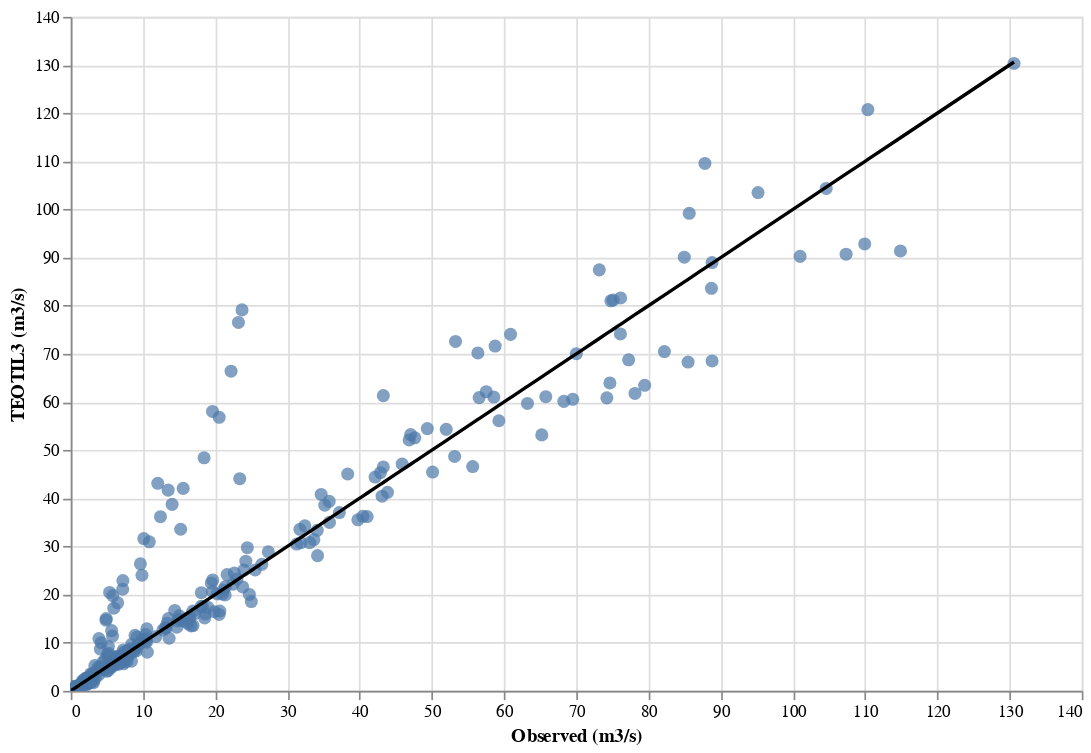

Notebook source saved alongside this figure:
### Markdown cell above
### 4.2. Plot modelled versus observed

Mouse-hover on points on the plot below to see station details.

### Code cell
def create_chart(comp_df, log_scale=False):
    scatter = (
        alt.Chart(comp_df)
        .mark_circle(size=60)
        .encode(
            x=alt.X(
                "obs_q_m3ps",
                title="Observed (m3/s)",
                scale=alt.Scale(type="log" if log_scale else "linear"),
            ),
            y=alt.Y(
                "accum_q_m3/s",
                title="TEOTIL3 (m3/s)",
                scale=alt.Scale(type="log" if log_scale else "linear"),
            ),
            tooltip=["station_id", "station_name", "regine", "year"],
        )
        .properties(width=600, height=400)
    )

    line = (
        alt.Chart(comp_df)
        .mark_line(color="black")
        .encode(x="obs_q_m3ps", y="obs_q_m3ps")
    )

    return alt.layer(scatter, line).interactive()


print("Number of unique stations with data:", len(comp_df["station_id"].unique()))
print("Number of station-years to compare:", len(comp_df))
create_chart(comp_df, log_scale=False)

### Figure 1 — Vega-Lite specification as saved in the notebook (floating-point values rounded to 4 significant figures; data arrays with more than 128 entries replaced by an {"elided": "..."} marker saying what was removed)
{"config": {"view": {"continuousWidth": 400, "continuousHeight": 300}}, "layer": [{"mark": {"type": "circle", "size": 60}, "encoding": {"tooltip": [{"field": "station_id", "type": "nominal"}, {"field": "station_name", "type": "nominal"}, {"field": "regine", "type": "nominal"}, {"field": "year", "type": "quantitative"}], "x": {"field": "obs_q_m3ps", "scale": {"type": "linear"}, "title": "Observed (m3/s)", "type": "quantitative"}, "y": {"field": "accum_q_m3/s", "scale": {"type": "linear"}, "title": "TEOTIL3 (m3/s)", "type": "quantitative"}}, "height": 400, "selection": {"selector001": {"type": "interval", "bind": "scales", "encodings": ["x", "y"]}}, "width": 600}, {"mark": {"type": "line", "color": "black"}, "encoding": {"x": {"field": "obs_q_m3ps", "type": "quantitative"}, "y": {"field": "obs_q_m3ps", "type": "quantitative"}}}], "data": {"name": "data-bddf7fe7aef32ad9322609556156d390"}, "$schema": "https://vega.github.io/schema/vega-lite/v4.17.0.json", "datasets": {"data-bddf7fe7aef32ad9322609556156d390": {"elided": "331 records"}}}
